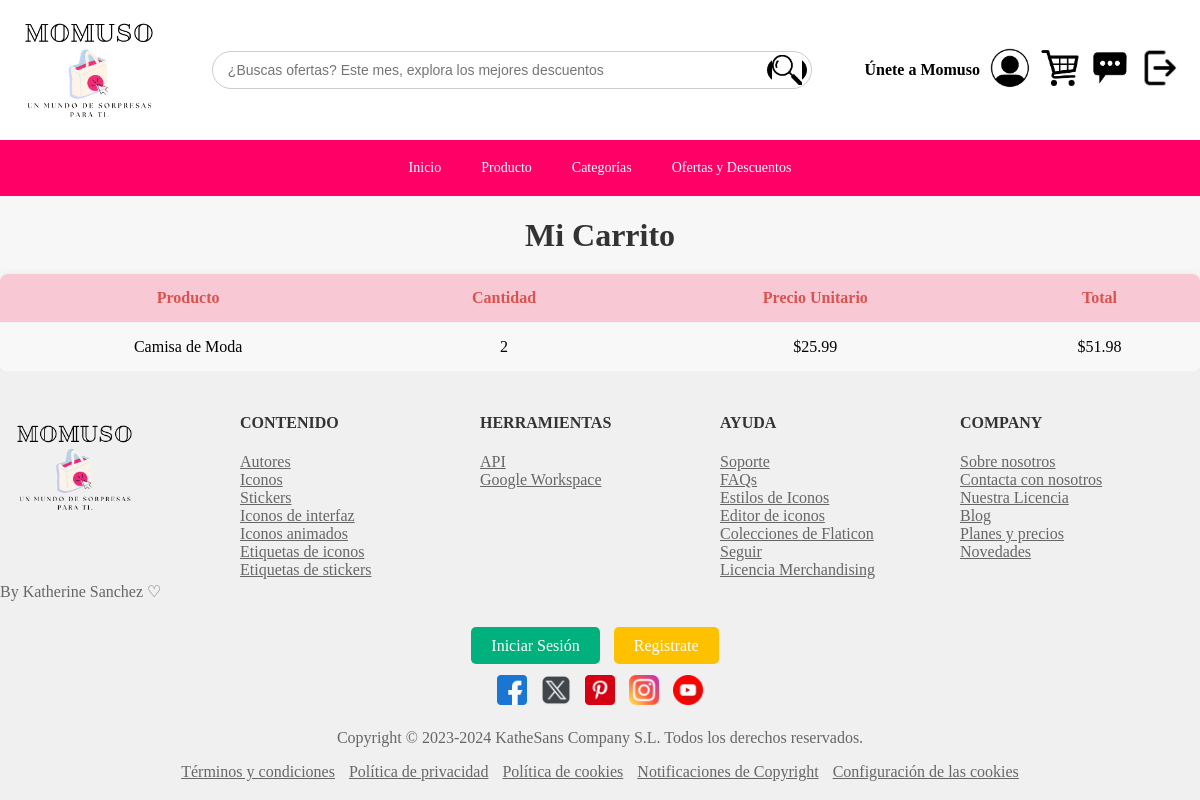
/Carrito.php (signed in), run on an earlier commit of the app's database.
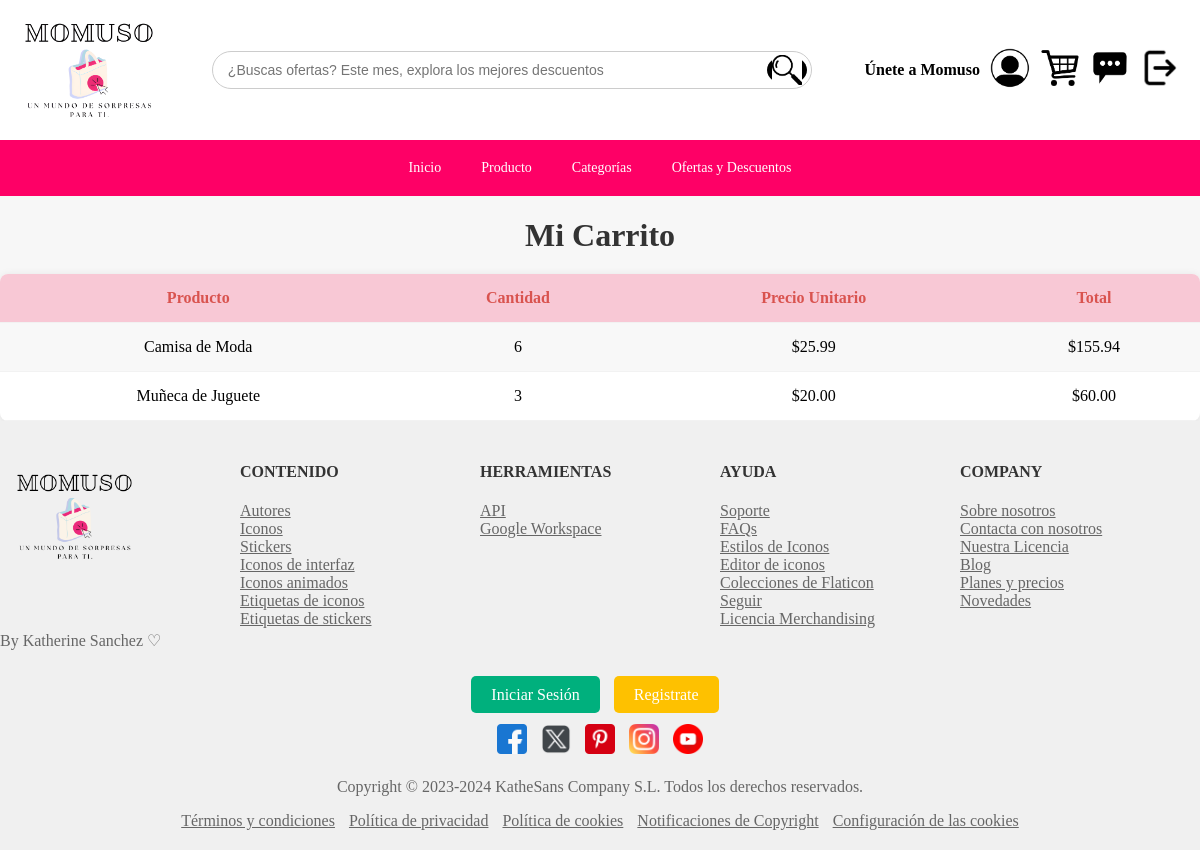
And on a later commit of the database.
### tables this page shows
CREATE TABLE `carritodecompras` (
  `ID_Carrito` int(11) NOT NULL,
  `ID_Usuario` int(11) DEFAULT NULL,
  `ID_Producto` int(11) DEFAULT NULL,
  `Cantidad` int(11) DEFAULT NULL,
  `Fecha_Compra` datetime DEFAULT current_timestamp()
);

CREATE TABLE `producto` (
  `ID_Producto` int(11) NOT NULL,
  `Nombre` varchar(100) DEFAULT NULL,
  `Descripcion` text DEFAULT NULL,
  `Precio` decimal(10,2) DEFAULT NULL,
  `Cantidad_En_Inventario` int(11) DEFAULT NULL,
  `Imagenes` varchar(255) DEFAULT NULL,
  `ID_Categoria` int(11) DEFAULT NULL
);

### Carrito.php (the view, shortened to what this page needs)
<!DOCTYPE html>
<html lang="es">
<head>
</head>
<body>
    <div class="row">
        <div class="col">
            <?php include_once 'Aplicacionestatica.php'; ?>
        </div>
    </div>
<?php
$servername = "localhost";
$username = "root";
$password = "";
$dbname = "Momuso";
$conn = new mysqli($servername, $username, $password, $dbname);
$id_usuario = $_SESSION['ID_Usuario'];
$stmt = $conn->prepare("
    SELECT Producto.ID_Producto, Producto.Nombre, CarritoDeCompras.Cantidad, Producto.Precio,
           (CarritoDeCompras.Cantidad * Producto.Precio) AS Total
    FROM CarritoDeCompras
    INNER JOIN Producto ON CarritoDeCompras.ID_Producto = Producto.ID_Producto
    WHERE CarritoDeCompras.ID_Usuario = ?");
$stmt->bind_param("i", $id_usuario);
$stmt->execute();
$result = $stmt->get_result();
echo "<h1>Mi Carrito</h1>";
if ($result->num_rows > 0) {
    echo "<table>
            <tr>
                <th>Producto</th>
                <th>Cantidad</th>
                <th>Precio Unitario</th>
                <th>Total</th>
            </tr>";
    while ($row = $result->fetch_assoc()) {
        echo "<tr>
                <td>{$row['Nombre']}</td>
                <td>{$row['Cantidad']}</td>
                <td>$" . number_format($row['Precio'], 2) . "</td>
                <td>$" . number_format($row['Total'], 2) . "</td>
              </tr>";
    }
    echo "</table>";
} else {
    echo "<p>No tienes productos en tu carrito.</p>";
}
?>
<div class="row">
                <div class="col">
                  <?php include_once 'aplicacion_pie.php'; ?>
                </div>
            </div>
    </body>
</html>

What changed in the data, as far as the page shows it:
changed carritodecompras "Camisa de Moda": Cantidad "2" → "6"; Total "51.98" → "155.94"
added carritodecompras: ID_Producto.Nombre "Muñeca de Juguete", Cantidad "3", ID_Producto.Precio "20.00", Total "60.00"
